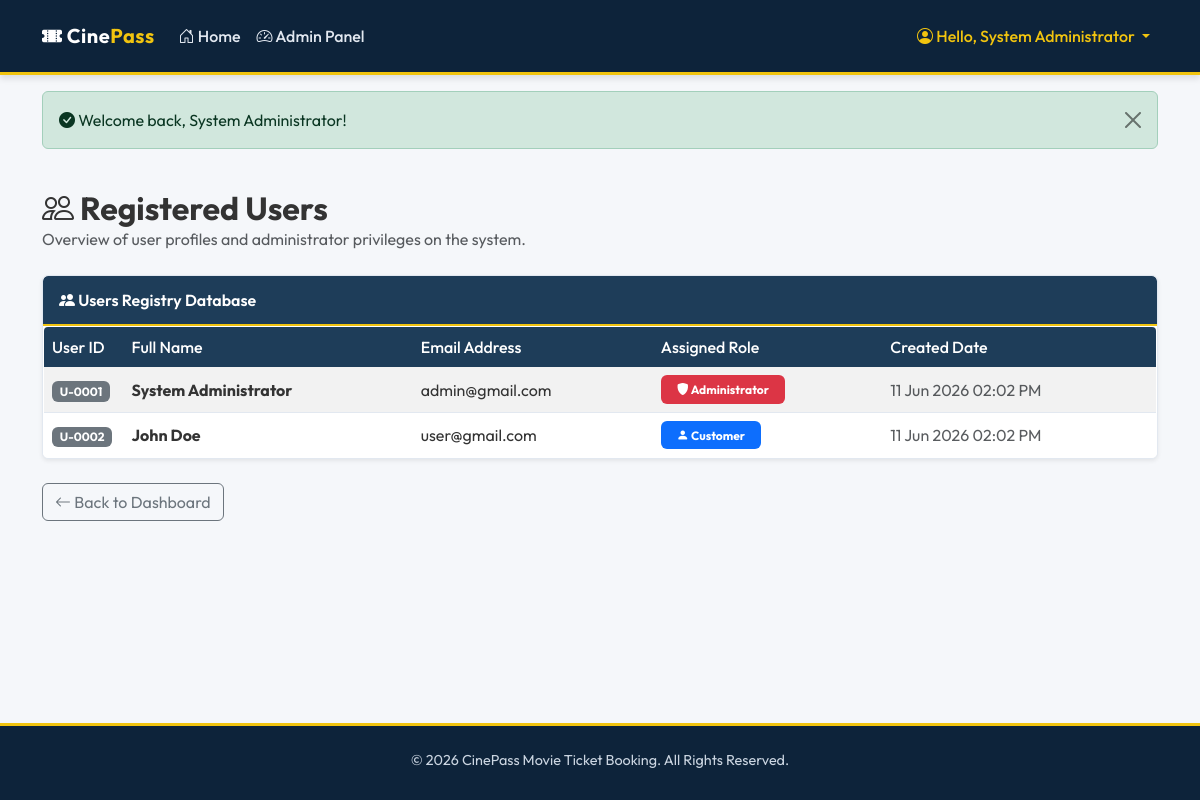
The app's page /movie-ticket-booking/admin/users.php (signed in) with its own data.
### tables this page shows
CREATE TABLE IF NOT EXISTS `users` (
  `id` INT AUTO_INCREMENT PRIMARY KEY,
  `name` VARCHAR(100) NOT NULL,
  `email` VARCHAR(100) NOT NULL UNIQUE,
  `password` VARCHAR(255) NOT NULL,
  `role` VARCHAR(20) NOT NULL DEFAULT 'user',  
  `created_at` TIMESTAMP DEFAULT CURRENT_TIMESTAMP
);

### movie-ticket-booking/admin/users.php (the view, shortened to what this page needs)
<?php
require_once __DIR__ . '/../includes/header.php';
$users_result = $conn->query("SELECT id, name, email, role, created_at FROM users ORDER BY created_at DESC");
?>
<div class="d-flex justify-content-between align-items-center mb-4 flex-wrap">
    <div>
        <h2 class="text-navy fw-bold mb-0"><i class="bi bi-people"></i> Registered Users</h2>
        <p class="text-muted mb-0">Overview of user profiles and administrator privileges on the system.</p>
    </div>
</div>
<div class="card card-portal overflow-hidden shadow-sm">
    <div class="card-header-portal">
        <i class="bi bi-people-fill"></i> Users Registry Database
    </div>
    <div class="card-body p-0">
        <div class="table-responsive">
            <table class="table table-striped table-hover table-portal mb-0 align-middle">
                <thead>
                    <tr>
                        <th style="width: 80px;">User ID</th>
                        <th>Full Name</th>
                        <th>Email Address</th>
                        <th>Assigned Role</th>
                        <th>Created Date</th>
                    </tr>
                </thead>
                <tbody>
                    <?php if ($users_result && $users_result->num_rows > 0): ?>
                        <?php while ($user = $users_result->fetch_assoc()): ?>
                            <tr>
                                <td><span class="badge bg-secondary">U-<?php echo str_pad($user['id'], 4, '0', STR_PAD_LEFT); ?></span></td>
                                <td class="fw-bold text-navy"><?php echo htmlspecialchars($user['name']); ?></td>
                                <td><?php echo htmlspecialchars($user['email']); ?></td>
                                <td>
                                    <?php if ($user['role'] === 'admin'): ?>
                                        <span class="badge bg-danger text-white px-3 py-2"><i class="bi bi-shield-fill"></i> Administrator</span>
                                    <?php else: ?>
                                        <span class="badge bg-primary text-white px-3 py-2"><i class="bi bi-person-fill"></i> Customer</span>
                                    <?php endif; ?>
                                </td>
                                <td class="text-muted"><?php echo date("d M Y h:i A", strtotime($user['created_at'])); ?></td>
                            </tr>
                        <?php endwhile; ?>
                    <?php endif; ?>
                </tbody>
            </table>
        </div>
    </div>
</div>
<div class="mt-4">
    <a href="dashboard.php" class="btn btn-outline-secondary"><i class="bi bi-arrow-left"></i> Back to Dashboard</a>
</div>
<?php
require_once __DIR__ . '/../includes/footer.php';
?>

### movie-ticket-booking/css/style.css (style rules this page uses)
:root { --primary-navy: #0d233a; --secondary-steel: #1e3d59; --accent-blue: #17b978; --light-bg: #f5f7fa; --text-dark: #333333; --text-muted: #666666; --border-color: #e2e8f0; }
body { font-family: 'Outfit', sans-serif; background-color: var(--light-bg); color: var(--text-dark); display: flex; flex-direction: column; min-height: 100vh; }
.card-portal { background: #ffffff; border: 1px solid var(--border-color); border-radius: 6px; box-shadow: 0 2px 4px rgba(0, 0, 0, 0.05); transition: transform 0.2s ease, box-shadow 0.2s ease; }
.card-portal .card-header-portal { background-color: var(--secondary-steel); color: #ffffff; font-weight: 600; border-bottom: 2px solid #f1c40f; border-top-left-radius: 5px; border-top-right-radius: 5px; padding: 12px 16px; }
.table-portal { background-color: #ffffff; border: 1px solid var(--border-color); border-radius: 5px; overflow: hidden; }
.table-portal th { background-color: var(--secondary-steel); color: #ffffff; font-weight: 500; border: none; }
.table-portal td { vertical-align: middle; color: #333333; }

### records on screen
users: id "0001", name "System Administrator", email "admin@gmail.com", role "admin" (drawn), created_at "11 Jun 2026 02:02 PM"
users: id "0002", name "John Doe", email "user@gmail.com", role "user" (drawn), created_at "11 Jun 2026 02:02 PM"

### other values on screen
$_SESSION['user_name'] "System Administrator"
$_SESSION['success_message'] "Welcome back, System Administrator!"
